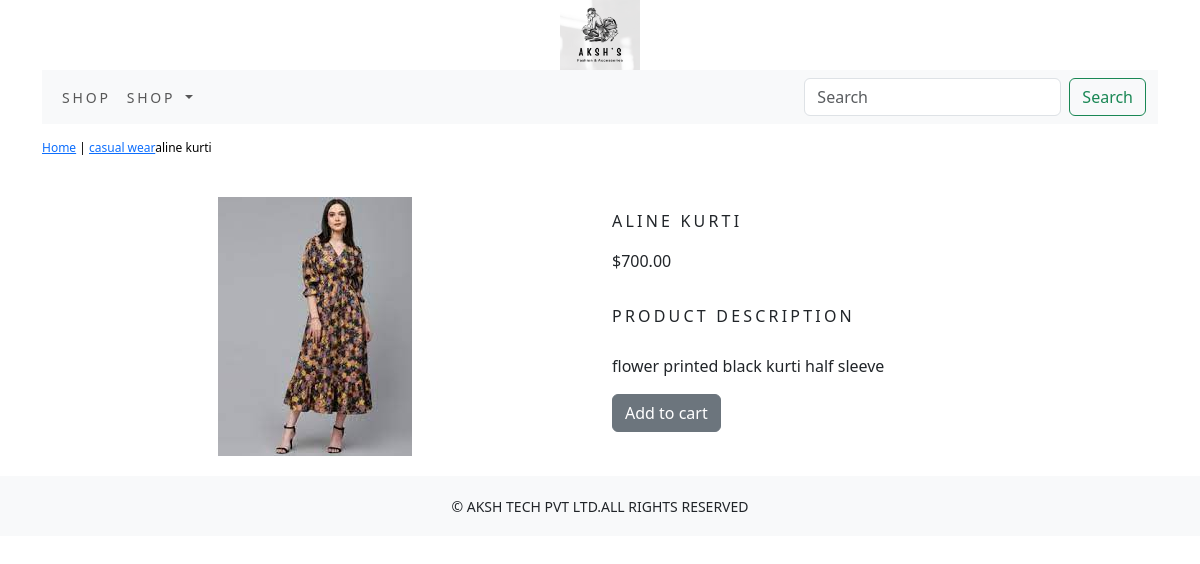
/shop/casual-wear/aline-kurti/, run on the app's committed database.
### shop/models.py (models this page shows, shortened)
class Product(models.Model):
    name=models.CharField(max_length=250,unique=True)
    slug=models.SlugField(max_length=250,unique=True)
    description=models.TextField(blank=True)
    price=models.DecimalField(max_digits=10,decimal_places=2)
    category=models.ForeignKey(Category,on_delete=models.CASCADE)
    image=models.ImageField(upload_to='product',blank=True)
    stock=models.IntegerField()
    available=models.BooleanField(default=True)
    created=models.DateTimeField(auto_now=True)
    updated=models.DateTimeField(auto_now=True)
    def get_url(self):
        return reverse('shop:prodCatDetail',args=[self.category.slug,self.slug])
    class Meta:
            ordering=('name',)
            verbose_name='product'
            verbose_name_plural='products'

class Category(models.Model):
    name=models.CharField(max_length=250,unique=True)
    slug=models.SlugField(max_length=250,unique=True)
    description=models.TextField(blank=True)
    image=models.ImageField(upload_to='category',blank=True)
    class Meta:
        ordering=('name',)
        verbose_name='category'
        verbose_name_plural='categories'
    def get_url(self):
        return reverse('shop:products_by_category',args=[self.slug])
    def __str__(self):
      return   '{}'.format(self.name)

### shop/views.py (the view)
# urls.py: path('<slug:c_slug>/<slug:product_slug>/', views.ProDetail, name='prodCatDetail'),
def ProDetail(request,c_slug,product_slug):
      try:
          product=Product.objects.get(category__slug=c_slug,slug=product_slug)
      except Exception as e:
                            raise e
      return render(request,'product.html',{'product':product})

### cart/context_processors.py (called while the page is built)
def counter(request):
    item_count=0
    if 'admin' in request.path:
        return {}
    else:
        try:
            cart=Cart.objects.filter(cart_id=_cart_id(request))
            car_items=CartItem.objects.all().filter(cart=cart[:1])
            for cart_item in car_items:
                item_count += cart_item.quantity
        except Cart.DoesNotExist:
            item_count =0
    return dict(item_count=item_count)

### cart/views.py (called while the page is built)
def _cart_id(request):
    cart=request.session.session_key
    if not cart:
        cart=request.session.create()
    return cart

### shop/context_processors.py (called while the page is built)
def menu_links(request):
    links=Category.objects.all()
    return dict(links=links)

### templates/product.html (shortened to what this page needs)
{% extends 'base.html' %}
{% load static %}
{% block content %}
<div class="row my_prod_row_class">
    <div class="mx_auto">
        <p><a href="{% url 'shop:allProdCat' %}">Home</a> | <a href="{{product.get_url}}">{{product.category}}</a>{{product.name}}</p>
    </div>
<div class="container">
<br>
<div class="row">
    <div class="col-12 col-sm-12 col-md-12 col-lg-6 text-center">
    <div style="min-width:18rem">
            <img  src="{{product.image.url}}" alt="{{product.name}}">
        </div>
    </div>
       <div class="col-12 col-sm-12 col-md-12 col-lg-6">
         <div>
           <h1 class="my_prod_title">{{product.name}}</h1>
           <p>${{product.price}}</p>
           <p class="my_prod_title">Product Description</p>
           <p class="text-justify my_prod_text">{{product.description}}</p>
           {% if product.stock <= 0 %}
                <p class="text-justify my_prod_text"><b>out of stock</b></p>
           {% else %}
               <a class="btn btn-secondary" href="{% url 'cart:add_cart' product.id %}">Add to cart</a>
           {% endif %}
       </div>
   </div>
</div>
</div>
</div>
{% endblock %}

### static/css/custom.css (style rules this page uses)
body { font-family: 'Protest Riot', sans-serif; }
.my_prod_row_class { padding-top:15px; padding-bottom:20px; }
.my_prod_row_class .mx_auto { color:#000; font-size:12px; text-decoration:none; }
.my_prod_title { font-size:16px; text-transform:uppercase; letter-spacing:.2em; padding-top:15px; padding-bottom:10px; }
.my_prod_text { padding-right:20px; }

### data on the page
Product: category "casual wear", name "aline kurti", image (picture), name "ALINE KURTI", price "700.00", description "flower printed black kurti half sleeve"
